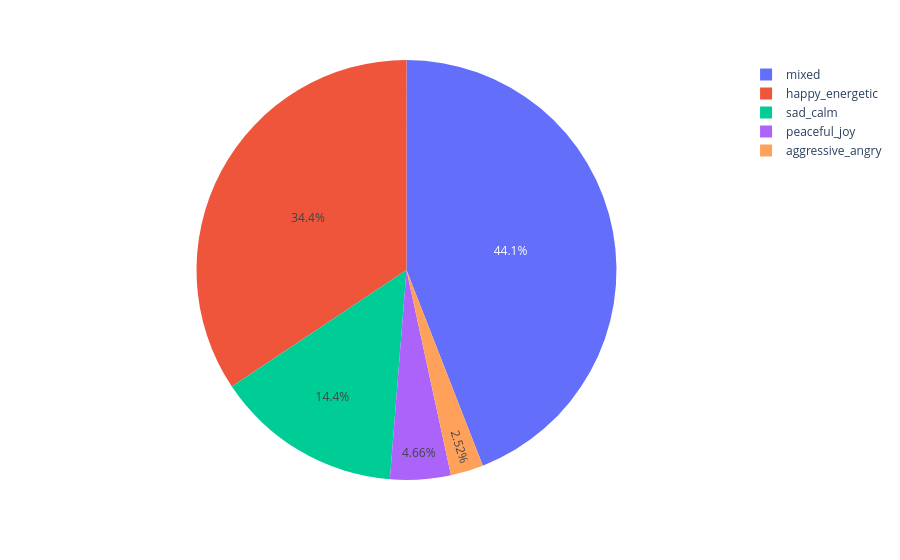

Notebook code cell kept with this figure:
### Code cell
#interactive pie chart showing distribution of tracks across mood categories

mood_counts = df['mood_category'].value_counts()

fig = px.pie(mood_counts, values=mood_counts.values, names=mood_counts.index)
fig.show()

### Figure 1 — Plotly figure (JSON) as saved in the notebook; plotly's stock layout.template omitted (floating-point values rounded to 4 significant figures)
{"data": [{"domain": {"x": [0, 1], "y": [0, 1]}, "hovertemplate": "mood_category=%{label}<br>value=%{value}<extra></extra>", "labels": ["mixed", "happy_energetic", "sad_calm", "peaceful_joy", "aggressive_angry"], "legendgroup": "", "name": "", "showlegend": true, "type": "pie", "values": [77918, 60747, 25408, 8243, 4457]}], "layout": {"legend": {"tracegroupgap": 0}, "margin": {"t": 60}}}
